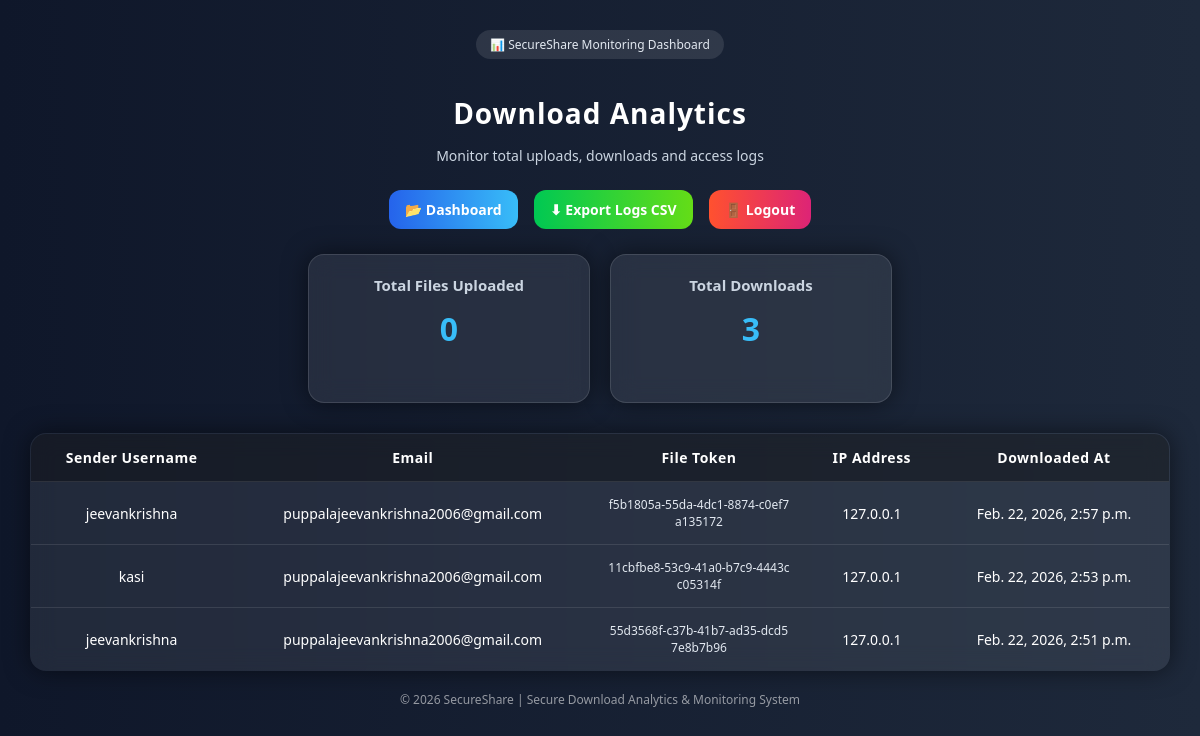
Before: /analytics/ (signed in) with the older database file.
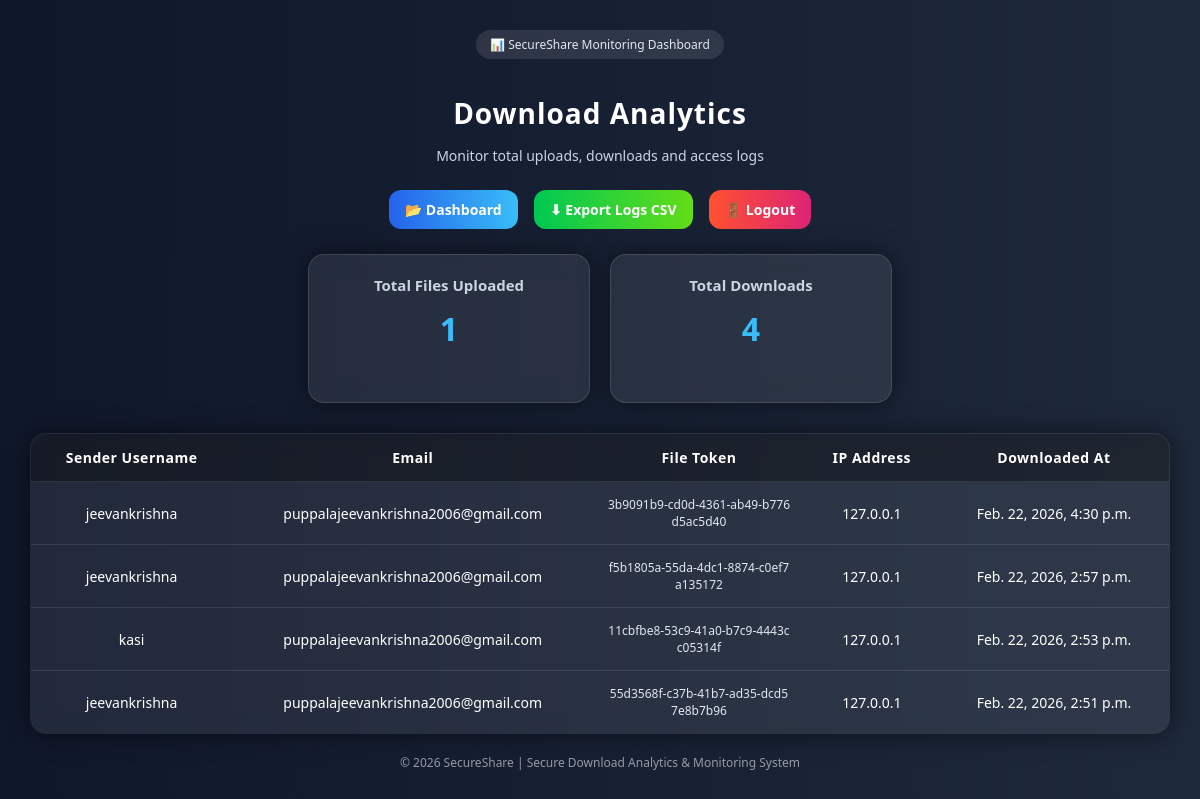
After: the same page with the newer database file.
### files/models.py (models this page shows, shortened)
class DownloadLog(models.Model):
    sender_username = models.CharField(max_length=150, blank=True, null=True)   # NEW FIELD
    file_token = models.CharField(max_length=100)
    email = models.EmailField()
    ip_address = models.CharField(max_length=100)
    downloaded_at = models.DateTimeField(auto_now_add=True)

### files/views.py (the view)
# urls.py: path("analytics/", views.analytics, name="analytics"),
@login_required
def analytics(request):
    if not request.user.is_staff:
        return render(request, "access_denied.html")
    total_files = SharedFile.objects.count()
    logs = DownloadLog.objects.all().order_by("-downloaded_at")
    total_downloads = logs.count()
    return render(request, "analytics.html", {
        "total_files": total_files,
        "total_downloads": total_downloads,
        "logs": logs
    })

### files/templates/analytics.html (shortened to what this page needs)
<!DOCTYPE html>
<html>
<head>
</head>
<body>
    <div style="text-align:center;">
        <div class="badge">📊 SecureShare Monitoring Dashboard</div>
    </div>
    <h2>Download Analytics</h2>
    <p class="subtitle">Monitor total uploads, downloads and access logs</p>
    <div class="top-links">
        <a class="dashboard-btn" href="/dashboard/">📂 Dashboard</a>
        <a class="export-btn" href="/export-logs/">⬇ Export Logs CSV</a>
        <a class="logout-btn" href="/logout/">🚪 Logout</a>
    </div>
    <div class="stats-container">
        <div class="stat-box">
            <h3>Total Files Uploaded</h3>
            <p>{{ total_files }}</p>
        </div>
        <div class="stat-box">
            <h3>Total Downloads</h3>
            <p>{{ total_downloads }}</p>
        </div>
    </div>
    <table>
        <tr>
            <th>Sender Username</th>
            <th>Email</th>
            <th>File Token</th>
            <th>IP Address</th>
            <th>Downloaded At</th>
        </tr>
        {% for log in logs %}
        <tr>
            <td>{{ log.sender_username }}</td>
            <td>{{ log.email }}</td>
            <td class="token-box">{{ log.file_token }}</td>
            <td>{{ log.ip_address }}</td>
            <td>{{ log.downloaded_at }}</td>
        </tr>
        {% endfor %}
    </table>
    <div class="footer">
        © 2026 SecureShare | Secure Download Analytics & Monitoring System
    </div>
</body>
</html>

Changed rows visible on the page:
added DownloadLog: sender_username "jeevankrishna", email "puppalajeevankrishna2006@gmail.com", file_token "3b9091b9-cd0d-4361-ab49-b776d5ac5d40", ip_address "127.0.0.1", downloaded_at "Feb. 22, 2026, 4:30 p.m."
Other visible differences:
{{ total_files }}: "0" → "1"
{{ total_downloads }}: "3" → "4"
